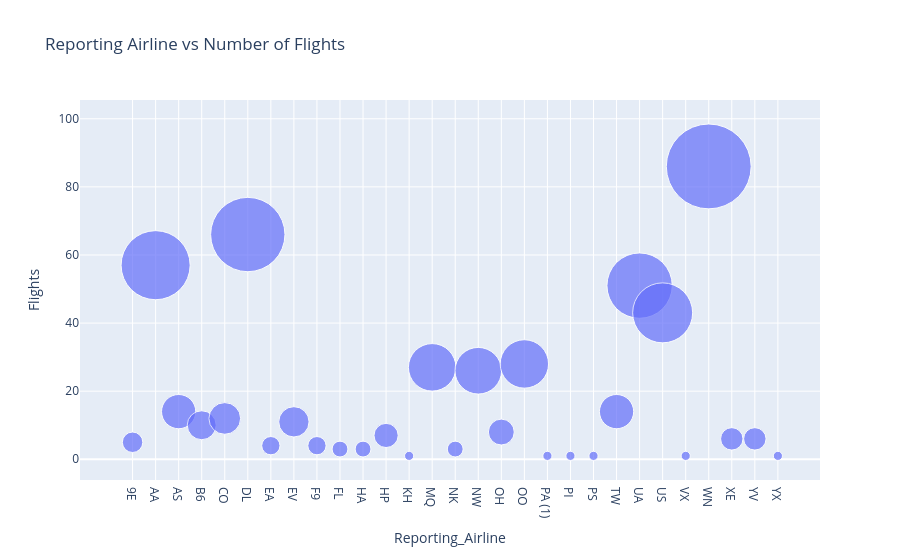

Notebook code cell kept with this figure:
### Code cell
## Write your code here
fig=go.Figure()
fig = px.scatter(bub_data, x="Reporting_Airline", y="Flights", size="Flights",
                 hover_name="Reporting_Airline", title='Reporting Airline vs Number of Flights', size_max=60)
fig.show()

### Figure 1 — Plotly figure (JSON) as saved in the notebook; plotly's stock layout.template omitted (floating-point values rounded to 4 significant figures)
{"data": [{"hovertemplate": "<b>%{hovertext}</b><br><br>Reporting_Airline=%{x}<br>Flights=%{marker.size}<extra></extra>", "hovertext": ["9E", "AA", "AS", "B6", "CO", "DL", "EA", "EV", "F9", "FL", "HA", "HP", "KH", "MQ", "NK", "NW", "OH", "OO", "PA (1)", "PI", "PS", "TW", "UA", "US", "VX", "WN", "XE", "YV", "YX"], "legendgroup": "", "marker": {"color": "#636efa", "size": [5, 57, 14, 10, 12, 66, 4, 11, 4, 3, 3, 7, 1, 27, 3, 26, 8, 28, 1, 1, 1, 14, 51, 43, 1, 86, 6, 6, 1], "sizemode": "area", "sizeref": 0.02389, "symbol": "circle"}, "mode": "markers", "name": "", "orientation": "v", "showlegend": false, "type": "scatter", "x": ["9E", "AA", "AS", "B6", "CO", "DL", "EA", "EV", "F9", "FL", "HA", "HP", "KH", "MQ", "NK", "NW", "OH", "OO", "PA (1)", "PI", "PS", "TW", "UA", "US", "VX", "WN", "XE", "YV", "YX"], "xaxis": "x", "y": [5, 57, 14, 10, 12, 66, 4, 11, 4, 3, 3, 7, 1, 27, 3, 26, 8, 28, 1, 1, 1, 14, 51, 43, 1, 86, 6, 6, 1], "yaxis": "y"}], "layout": {"legend": {"itemsizing": "constant", "tracegroupgap": 0}, "title": {"text": "Reporting Airline vs Number of Flights"}, "xaxis": {"anchor": "y", "domain": [0, 1], "title": {"text": "Reporting_Airline"}}, "yaxis": {"anchor": "x", "domain": [0, 1], "title": {"text": "Flights"}}}}
